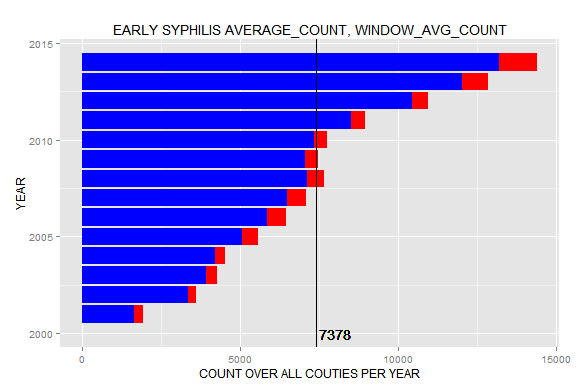

Generate this figure with R:
df <- data.frame(fromJSON(getURL(URLencode(gsub("\n", " ", 'skipper.cs.utexas.edu:5001/rest/native/?query=
"select YEAR, DISEASE, sum_COUNT, sum(sum_COUNT) 
                                                OVER (PARTITION BY DISEASE) as window_avg_COUNT
                                                from 
                                                (select YEAR, DISEASE, sum(COUNT) as sum_COUNT
                                                from Infectious_Diseases
                                                where DISEASE = (\'Early Syphilis\') and (SEX=(\'Male\') OR SEX=(\'Female\') )
                                                group by YEAR, DISEASE)
                                                order by DISEASE;"
                                                ')), httpheader=c(DB='jdbc:oracle:thin:@sayonara.microlab.cs.utexas.edu:1521:orcl', USER='C##cs329e_hys82', PASS='orcl_hys82', MODE='native_mode', MODEL='model', returnDimensions = 'False', returnFor = 'JSON', p1=KPI_Low_Max_value, p2=KPI_Medium_Max_value), verbose = TRUE))); 

dfMALE <- data.frame(fromJSON(getURL(URLencode(gsub("\n", " ", 'skipper.cs.utexas.edu:5001/rest/native/?query=
                                                    "select YEAR, DISEASE, sum_COUNT, sum(sum_COUNT) 
                                                    OVER (PARTITION BY DISEASE) as window_avg_COUNT
                                                    from 
                                                    (select YEAR, DISEASE, sum(COUNT) as sum_COUNT
                                                    from Infectious_Diseases
                                                    where DISEASE = (\'Early Syphilis\') and SEX=(\'Male\')
                                                    group by YEAR, DISEASE)
                                                    order by DISEASE;"
                                                    ')), httpheader=c(DB='jdbc:oracle:thin:@sayonara.microlab.cs.utexas.edu:1521:orcl', USER='C##cs329e_hys82', PASS='orcl_hys82', MODE='native_mode', MODEL='model', returnDimensions = 'False', returnFor = 'JSON', p1=KPI_Low_Max_value, p2=KPI_Medium_Max_value), verbose = TRUE)));

ggplot() + 
  coord_cartesian() + 
  scale_x_continuous() +
  scale_y_continuous() +
  labs(title='EARLY SYPHILIS AVERAGE_COUNT, WINDOW_AVG_COUNT') +
  labs(x=paste("YEAR"), y=paste("COUNT OVER ALL COUTIES PER YEAR")) +
  layer(data=df, 
        mapping=aes(x=YEAR, y=SUM_COUNT), 
        stat="identity", 
        stat_params=list(), 
        geom="bar",
        geom_params=list(fill="RED"), 
        position=position_identity()
  ) + coord_flip() +
  layer(data=dfMALE, 
        mapping=aes(x=YEAR, y=SUM_COUNT), 
        stat="identity", 
        stat_params=list(), 
        geom="bar",
        geom_params=list(fill="BLUE"), 
        position=position_identity()
  ) + coord_flip() +
  layer(data=df, 
        mapping=aes(yintercept = WINDOW_AVG_COUNT/14), 
        geom="hline",
        geom_params=list(colour="BLACK")
  ) +
  layer(data=df, 
        mapping=aes(x=2000, y=round(WINDOW_AVG_COUNT/14), label=round(WINDOW_AVG_COUNT/14)), 
        stat="identity", 
        stat_params=list(), 
        geom="text",
        geom_params=list(colour="black", hjust=-.1), 
        position=position_identity()
  )
